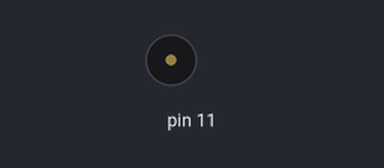
Simulated run of this sketch. Board: Arduino Uno, built with avr-gcc and run on an emulated ATmega328P. On the bench: buzzer (waves = sounding).

Above: at 0.1 s.
Timing chart, 0 to 1.6 s (numbered marks = the images above):
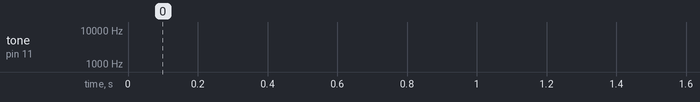

The sketch:

buzzer_tone.ino
```cpp
int tonevalue = 40;


void setup() {
  pinMode(11, OUTPUT);
}


void loop() {
  tonevalue++;
  if(tonevalue >= 12000) {
    tonevalue = 40;
  }
  tone(11, tonevalue);
  delay(3);
}
```
